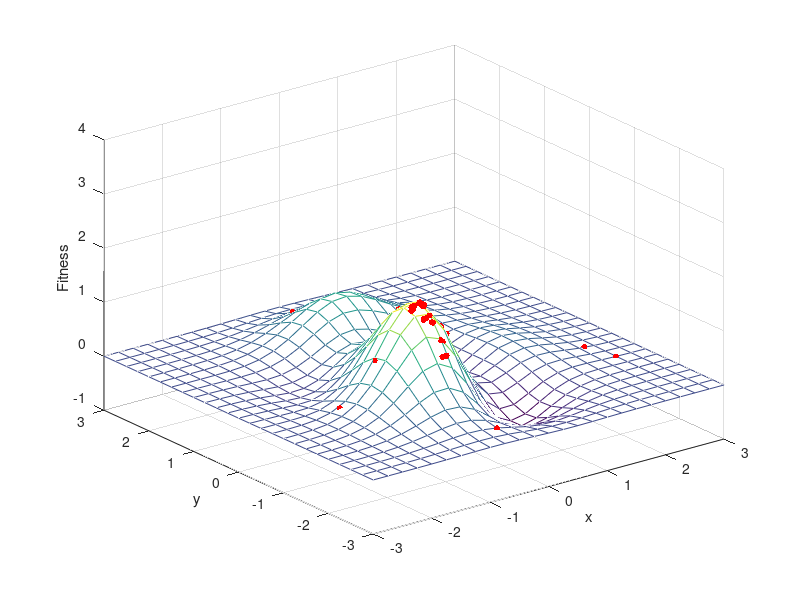
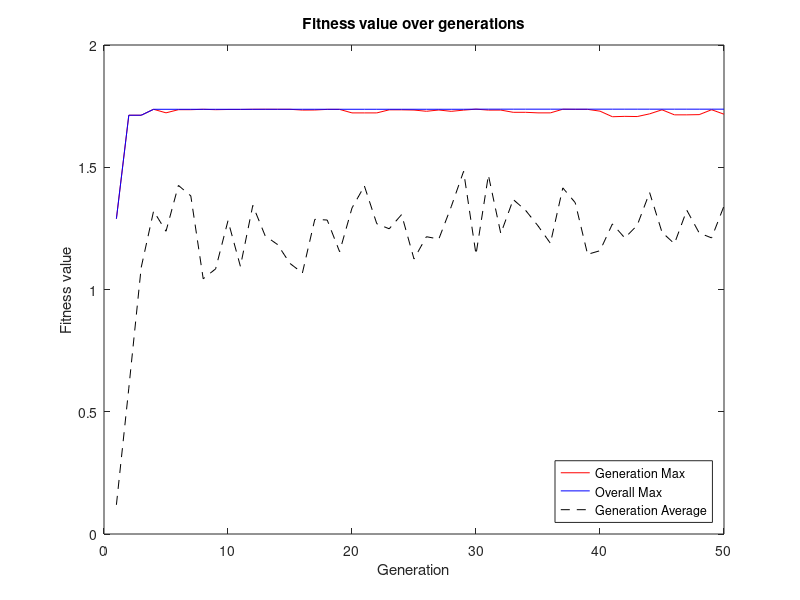

These charts were generated, in order, by the following MATLAB code:
## Copyright (c) 2014, Simon Brodeur
## All rights reserved.
## 
## Redistribution and use in source and binary forms, with or without modification,
## are permitted provided that the following conditions are met:
## 
##  - Redistributions of source code must retain the above copyright notice, 
##    this list of conditions and the following disclaimer.
##  - Redistributions in binary form must reproduce the above copyright notice, 
##    this list of conditions and the following disclaimer in the documentation 
##    and/or other materials provided with the distribution.
##  - Neither the name of Simon Brodeur nor the names of its contributors 
##    may be used to endorse or promote products derived from this software 
##    without specific prior written permission.
## 
## THIS SOFTWARE IS PROVIDED BY THE COPYRIGHT HOLDERS AND CONTRIBUTORS "AS IS" AND 
## ANY EXPRESS OR IMPLIED WARRANTIES, INCLUDING, BUT NOT LIMITED TO, THE IMPLIED 
## WARRANTIES OF MERCHANTABILITY AND FITNESS FOR A PARTICULAR PURPOSE ARE DISCLAIMED. 
## IN NO EVENT SHALL THE COPYRIGHT HOLDER OR CONTRIBUTORS BE LIABLE FOR ANY DIRECT, 
## INDIRECT, INCIDENTAL, SPECIAL, EXEMPLARY, OR CONSEQUENTIAL DAMAGES (INCLUDING, BUT 
## NOT LIMITED TO, PROCUREMENT OF SUBSTITUTE GOODS OR SERVICES; LOSS OF USE, DATA, 
## OR PROFITS; OR BUSINESS INTERRUPTION) HOWEVER CAUSED AND ON ANY THEORY OF LIABILITY, 
## WHETHER IN CONTRACT, STRICT LIABILITY, OR TORT (INCLUDING NEGLIGENCE OR OTHERWISE) 
## ARISING IN ANY WAY OUT OF THE USE OF THIS SOFTWARE, EVEN IF ADVISED OF THE 
## POSSIBILITY OF SUCH DAMAGE.
##

## Author: Simon Brodeur <simon.brodeur@usherbrooke.ca>
## Université de Sherbrooke, APP3 S8GIA, A2014
## Octave 3.8.2

% Avoid Octave thinking this is a function file
1;

## Clear console and variables, close all figures
clc
close all
clear all
more off

###############################################
# Define helper functions here
###############################################

## usage: FITNESS = evaluateFitness(X, Y)
##
## Evaluate the 2-dimensional 'peak' function
##
## Input:
## - X, the x coordinate
## - Y, the y coordinate
##
## Output:
## - FITNESS, the value of the 'peak' function at coordinates (X,Y)
##
function fitness = evaluateFitness(x, y)
  ## The 2-dimensional function to optimize
	fitness = (1-x).^2.*exp(-x.^2-(y+1).^2)-(x-x.^3-y.^5).*exp(-x.^2-y.^2);
endfunction

## usage: POPULATION = initializePopulation(NUMPARAMS, POPSIZE, NBITS)
##
## Initialize the population as a matrix, where each individual is a binary string.
##
## Input:
## - NUMPARAMS, the number of parameters to optimize.
## - POPSIZE, the population size.
## - NBITS, the number of bits per indivual used for encoding.
##
## Output:
## - POPULATION, a binary matrix whose rows correspond to encoded individuals.
##
function population = initializePopulation(numparams, popsize, nbits=8)
    ## Parameters should be in the interval [0,1], so
    ## initialize values randomly in the interval [0,1]
    population = zeros(popsize,numparams*nbits);
    for i=1:popsize
        cvalues = rand(1,numparams);
        population(i,:) = encodeIndividual(cvalues, nbits);
    endfor
endfunction

## usage: BVALUES = encodeIndividual(CVALUES, NBITS)
##
## Encode an individual from a vector of continuous values to a binary string.
##
## Input:
## - CVALUES, a vector of continuous values representing the parameters.
## - NBITS, the number of bits per indivual used for encoding.
##
## Output:
## - BVALUES, a binary vector encoding the individual.
##
function bvalues = encodeIndividual(cvalues, nbits);
	      numparams = length(cvalues);
        bvalues = ufloat2bin(cvalues, nbits);
        bvalues = reshape(bvalues', 1, numparams*nbits);
endfunction

## usage: CVALUES = decodeIndividual(BVALUES, NUMPARAMS)
##
## Decode an individual from a binary string to a vector of continuous values.
##
## Input:
## - BVALUES, a binary vector encoding the individual.
## - NUMPARAMS, the number of parameters for an individual.
##
## Output:
## - CVALUES, a vector of continuous values representing the parameters.
##
function cvalues = decodeIndividual(ind, numparams);
	nbits = round(length(ind) / numparams);
	bvalues = reshape(ind, nbits, numparams)';
	cvalues = bin2ufloat(bvalues, nbits) * 6.0 - 3.0;
endfunction

## usage: PAIRS = doSelection(POPULATION, FITNESS, NUMPAIRS)
##
## Select pairs of individuals from the population.
##
## Input:
## - POPULATION, the binary matrix representing the population. Each row is an individual.
## - FITNESS, a vector of fitness values for the population.
## - NUMPAIRS, the number of pairs of individual to generate.
##
## Output:
## - PAIRS, a cell array with a matrix [IND1; IND2] for each pair. 
##
function pairs = doSelection(population, fitness, numPairs)
	
	## Sort the population by fitness
	sortedPopulation = sortrows([population, fitness'], -(size(population,2)+1));
	fitness = sortedPopulation(:,end);
	population = sortedPopulation(:,1:end-1);

	## Make sure fitness is positive
	fitness = fitness - min(fitness);
	
  fitness = fitness.^3;
  
  fitProb = cumsum(fitness) / sum(fitness);

	## Perform a roulette-wheel selection
	pairs = cell(1,numPairs);
	for i=1:numPairs
		idx1 = find(fitProb > rand())(1);
		idx2 = find(fitProb > rand())(1);
		pairs{i} = [population(idx1,:); population(idx2,:)];
	endfor

endfunction

## usage: [NIND1,NIND2] = doCrossover(IND1, IND2, CROSSOVERPROB, CUTPOINTMOD)
##
## Perform a crossover operation between two individuals, with a given probability
## and constraint on the cutting point.
##
## Input:
## - IND1, a binary vector encoding the first individual.
## - IND2, a binary vector encoding the second individual.
## - CROSSOVERPROB, the crossover probability.
## - CUTPOINTMOD, a modulo-constraint on the cutting point. For example, to only allow cutting
##   every 4 bits, set value to 4.
##
## Output:
## - NIND1, a binary vector encoding the first new individual.
## - NIND2, a binary vector encoding the second new individual.
##
function [nind1,nind2] = doCrossover(ind1, ind2, crossoverProb, cutPointMod=1)
	nind1 = ind1;
	nind2 = ind2;
	if crossoverProb > rand() 
		## Select a random cross-over point
		idx = randint(1,1,size(ind1,2)/cutPointMod) * cutPointMod;
		nind1 = [nind1(1:idx), nind2(idx+1:end)];
		nind2 = [nind2(1:idx), nind1(idx+1:end)];
	endif
endfunction

## usage: [NPOPULATION] = doMutation(POPULATION, MUTATIONPROB)
##
## Perform a mutation operation over the entire population.
##
## Input:
## - POPULATION, the binary matrix representing the population. Each row is an individual.
## - MUTATIONPROB, the mutation probability.
##
## Output:
## - NPOPULATION, the new population.
##
function npopulation = doMutation(population, mutationProb)
	mutatedBits = rand(size(population)) < mutationProb;
	npopulation = xor(population, mutatedBits);
endfunction

## usage: [BVALUE] = ufloat2bin(CVALUE, NBITS)
##
## Perform a mutation operation over the entire population.
##
## Input:
## - CVALUE, a scalar or vector of continuous values representing the parameters.
##   The values must be a real non-negative float in the interval [0,1]!
## - NBITS, the number of bits used for encoding.
##
## Output:
## - BVALUE, the binary representation of the continuous value. If CVALUES was a vector,
##   the output is a matrix whose rows correspond to the elements of CVALUES.
##
function bvalue = ufloat2bin(cvalue, nbits)
  ivalue = round(cvalue * (2^nbits-1));

  bvalue = zeros(length(cvalue), nbits);
  for i=1:length(cvalue)
    ivalue = round(cvalue(i) * (2^nbits-1));
  if ivalue > 2^nbits-1
    bvalue(i,:) = ones(1, nbits);
  elseif ivalue < 0
    bvalue(i,:) = zeros(1, nbits);
  else
    bitmask = uint32(2.^[0:nbits-1]);
    bvalue(i,:) = bitand(ivalue, bitmask) ~=0;
  endif
  end 
endfunction

## usage: [CVALUE] = bin2ufloat(BVALUE, NBITS)
##
## Perform a mutation operation over the entire population.
##
## Input:
## - BVALUE, the binary representation of the continuous values. Can be a single vector or a matrix whose
##   rows represent independent encoded values.
##   The values must be a real non-negative float in the interval [0,1]!
## - NBITS, the number of bits used for encoding.
##
## Output:
## - CVALUE, a scalar or vector of continuous values representing the parameters.
##   the output is a matrix whose rows correspond to the elements of CVALUES.
##
function cvalue = bin2ufloat(bvalue, nbits)
   ivalue = sum(bvalue .* repmat(2.^[0:size(bvalue,2)-1],size(bvalue,1),1),2)';
   cvalue = ivalue / (2^nbits - 1);
endfunction

###############################################
# Define code logic here
###############################################

## Set to 0 to disable realtime plotting of landscape and population.
## This is much faster!
SHOW_LANDSCAPE=1;

## The parameters for encoding the population
numparams = 2;
popsize = 40;
nbits=16;
population = initializePopulation(numparams,popsize,nbits);

if SHOW_LANDSCAPE
  ## Plot function to optimize
  figure('name',['Function landscape']);
  xymin = -3.0;
  xymax = 3.0;
  [x,y]=meshgrid(xymin:.25:xymax,xymin:.25:xymax);
  z=eval('evaluateFitness(x,y)');
endif

## The parameters for the optimisation
numGenerations = 50;
mutationProb = 0.05;
crossoverProb = 0.3;
bestIndividual = [];
bestIndividualFitness = -1e10;
bestGeneration = 1;
maxFitnessRecord = zeros(1,numGenerations);
overallMaxFitnessRecord = zeros(1,numGenerations);
avgMaxFitnessRecord = zeros(1,numGenerations);
for i=1:numGenerations

  if SHOW_LANDSCAPE
    ## Plot landscape
    mesh(x,y,z)
    axis([-3 3 -3 3 -1 4])
    hold;
    xlabel('x');
    ylabel('y');
    zlabel('Fitness');
    hold on;
    for p=1:popsize
        cvalues = decodeIndividual(population(p,:), numparams);
        fitness = evaluateFitness(cvalues(1), cvalues(2));
        scatter3(cvalues(1),cvalues(2),fitness+0.01,20,'r','filled')
        plot(cvalues(1),cvalues(2),'k.','markersize',8)
    endfor
    pause(0.2)
    hold;
  endif
  
	## Evaluate fitness function for all individuals in the population
	fitness = zeros(1,popsize);
	for p=1:popsize
		## Convert population to float values
		cvalues = decodeIndividual(population(p,:), numparams);
 
		## Calculate fitness
		fitness(p) = evaluateFitness(cvalues(1), cvalues(2));
	endfor
	
	## Save best individual across all generations
	bestFitness = max(fitness);
	if bestFitness > bestIndividualFitness
		idx = find(fitness == max(fitness));
		bestIndividual = population(idx,:);
		bestIndividualFitness = bestFitness;
		bestGeneration = i;
	endif
	
	## Record progress information
	maxFitnessRecord(i) = max(fitness);
	overallMaxFitnessRecord(i) = bestIndividualFitness;
	avgMaxFitnessRecord(i) = sum(fitness)/length(fitness);
	
	## Display progress information
	disp(sprintf('Generation no.%d: best fitness is %f, average is %f', i, maxFitnessRecord(i), avgMaxFitnessRecord(i)));
	disp(sprintf('Overall best fitness is %f', bestIndividualFitness));

	numPairs = popsize/2;
	newPopulation = zeros(size(population));
	pairs = doSelection(population, fitness, numPairs);
	for p=1:numPairs
		## Get individuals from pair
		ind1 = pairs{p}(1,:);
		ind2 = pairs{p}(2,:);
		
		## Perform a cross-over and place individuals in the new population
		[nind1,nind2] = doCrossover(ind1, ind2, crossoverProb, cutPointMod=nbits);
		newPopulation(2*p-1:2*p,:) = [nind1; nind2];
	endfor

	## Apply mutation to all individuals in the population
	newPopulation = doMutation(newPopulation, mutationProb);
	
	## Replace current population with the new one
	population = newPopulation;
endfor

## Display best individual
disp('##################################################');
disp('Best individual (decoded values):');
disp(decodeIndividual(bestIndividual, numparams));
disp('##################################################');

## Display plot of fitness over generations
figure();
n = 1:numGenerations;
plot (n, maxFitnessRecord, '-r', ...
      n, overallMaxFitnessRecord, '-b', ...
      n, avgMaxFitnessRecord, '--k');
title('Fitness value over generations');
xlabel('Generation');
ylabel('Fitness value');
legend({'Generation Max','Overall Max','Generation Average'}, 'location', 'southeast');

disp('All done.');
